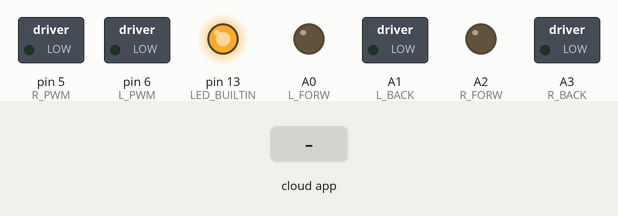
Simulated run of this sketch. Board: Arduino Uno, built with avr-gcc and run on an emulated ATmega328P. On the bench: switched loads named in the sketch (green lamp = pin HIGH), output pins drawn as LEDs (lit = HIGH). The test bench sets the inputs (shaded band). The ROS host is connected and sends only what is stated.

Above: at 1.2 s.
1.3 s: the phone or cloud app sets linear.x to -100
At 2.2 s:
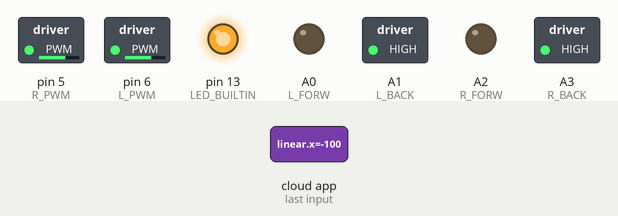
2.8 s: the phone or cloud app sets angular.z to -100
At 3.3 s:
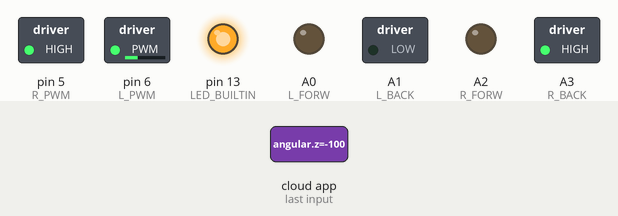
4.3 s: the phone or cloud app sets linear.x to 0
At 5.5 s:
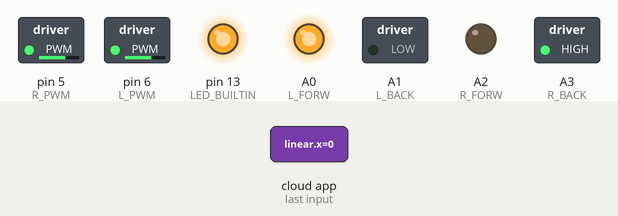
5.8 s: the phone or cloud app sets angular.z to 0
At 6.8 s:
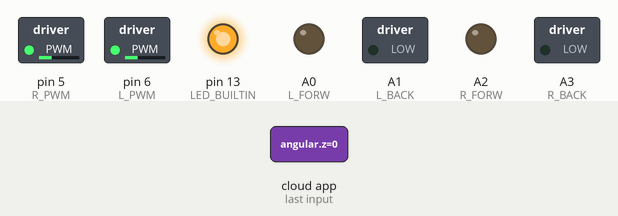
7.3 s: the phone or cloud app sets linear.x to 100
At 7.9 s:
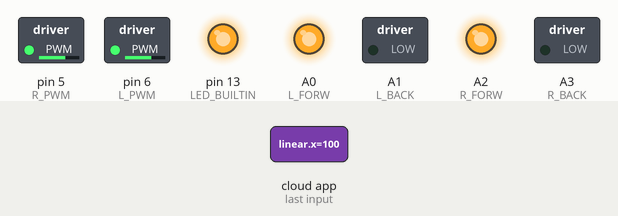
8.8 s: the phone or cloud app sets angular.z to 100
At 9.1 s:
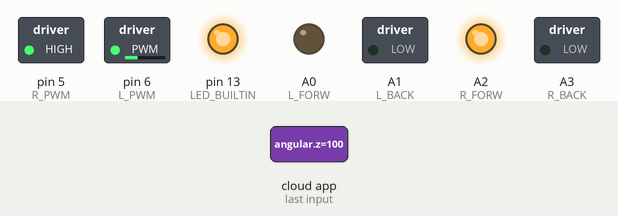
Timing chart, 0 to 11.3 s (numbered marks = the images above; inputs shaded):
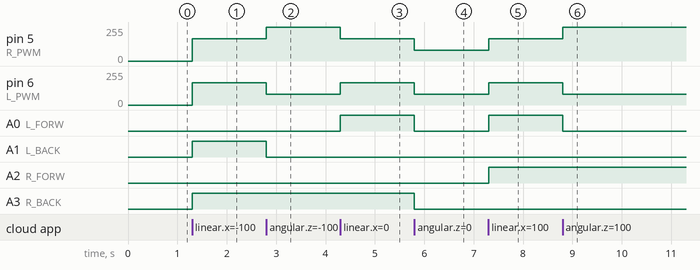

The sketch:

driver_control.ino
```cpp
// (licence header left out)
#if (ARDUINO >= 100)
#include <Arduino.h>
#else
#include <WProgram.h>
#endif
#include <math.h>
#include <ros.h>
#include <geometry_msgs/Twist.h>

// The min amount of PWM the motors need to move. Depends on the battery, motors and controller.
// The max amount is defined by PWMRANGE in Arduino.h
#define PWMRANGE 255
#define PWM_MIN 80

// Declare functions
void setupPins();
void onTwist(const geometry_msgs::Twist &msg);
float mapPwm(float x, float out_min, float out_max);

// Pins
const uint8_t R_PWM = 5;
const uint8_t R_BACK = A3;
const uint8_t R_FORW = A2;
const uint8_t L_BACK = A1;
const uint8_t L_FORW = A0;
const uint8_t L_PWM = 6;

// ROS serial server
ros::NodeHandle node;
ros::Subscriber<geometry_msgs::Twist> sub("/cmd_vel", &onTwist);

void setup()
{
  setupPins();

  node.initNode();
  node.subscribe(sub);
}

void setupPins()
{
  // Status LED
  pinMode(LED_BUILTIN, OUTPUT);
  digitalWrite(LED_BUILTIN, HIGH);

  pinMode(L_PWM, OUTPUT);
  pinMode(L_FORW, OUTPUT);
  pinMode(L_BACK, OUTPUT);
  pinMode(R_PWM, OUTPUT);
  pinMode(R_FORW, OUTPUT);
  pinMode(R_BACK, OUTPUT);
  stop();
}

void stop()
{
  digitalWrite(L_FORW, 0);
  digitalWrite(L_BACK, 0);
  digitalWrite(R_FORW, 0);
  digitalWrite(R_BACK, 0);
  analogWrite(L_PWM, 0);
  analogWrite(R_PWM, 0);
}

void onTwist(const geometry_msgs::Twist &msg)
{
  // Cap values at [-1 .. 1]
  float x = max(min(msg.linear.x, 1.0f), -1.0f);
  float z = max(min(msg.angular.z, 1.0f), -1.0f);

  // Calculate the intensity of left and right wheels. Simple version.
  // Taken from https://hackernoon.com/unicycle-to-differential-drive-courseras-control-of-mobile-robots-with-ros-and-rosbots-part-2-6d27d15f2010#1e59
  float l = (msg.linear.x - msg.angular.z) / 2;
  float r = (msg.linear.x + msg.angular.z) / 2;

  // Then map those values to PWM intensities. PWMRANGE = full speed, while PWM_MIN = the minimal amount of power at which the motors begin moving.
  uint16_t lPwm = mapPwm(fabs(l), PWM_MIN, PWMRANGE);
  uint16_t rPwm = mapPwm(fabs(r), PWM_MIN, PWMRANGE);

  // Set direction pins and PWM
  digitalWrite(L_FORW, l > 0);
  digitalWrite(L_BACK, l < 0);
  digitalWrite(R_FORW, r > 0);
  digitalWrite(R_BACK, r < 0);
  analogWrite(L_PWM, lPwm);
  analogWrite(R_PWM, rPwm);
}

void loop()
{
  node.spinOnce();
  delay(1);
}


// Map x value from [0 .. 1] to [out_min .. out_max]
float mapPwm(float x, float out_min, float out_max)
{
  return x * (out_max - out_min) + out_min;
}
```

Measured:
- after the input at 1.3 s, pin 5 (R_PWM), pin 6 (L_PWM): 0/255 → 167/255 at once; A1 (L_BACK), A3 (R_BACK): LOW → HIGH at once
- after the input at 2.8 s, pin 5 (R_PWM): 167/255 → 255/255 at once; pin 6 (L_PWM): 167/255 → 80/255 at once; A1 (L_BACK): HIGH → LOW at once
- after the input at 4.3 s, pin 5 (R_PWM): 255/255 → 167/255 at once; pin 6 (L_PWM): 80/255 → 167/255 at once; A0 (L_FORW): LOW → HIGH at once
- after the input at 5.8 s, pin 5 (R_PWM), pin 6 (L_PWM): 167/255 → 80/255 at once; A0 (L_FORW), A3 (R_BACK): HIGH → LOW at once
- after the input at 7.3 s, pin 5 (R_PWM), pin 6 (L_PWM): 80/255 → 167/255 at once; A0 (L_FORW), A2 (R_FORW): LOW → HIGH at once
- after the input at 8.8 s, pin 5 (R_PWM): 167/255 → 255/255 at once; pin 6 (L_PWM): 167/255 → 80/255 at once; A0 (L_FORW): HIGH → LOW at once
